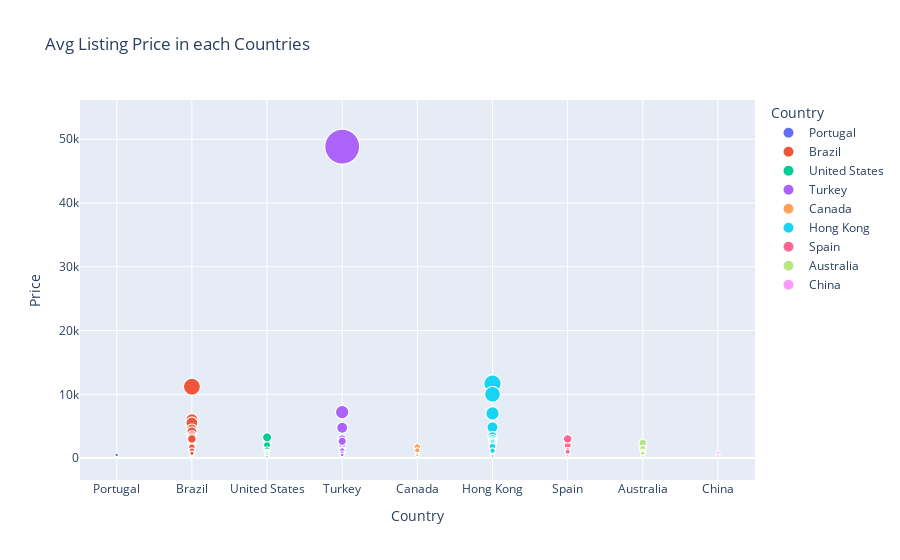

Notebook code cell kept with this figure:
### Code cell
fig = px.scatter(data_frame=df,
           x='Country',y='Price',
           color='Country',
           size='Price',
           opacity=1,
           size_max=35,
           title='Avg Listing Price in each Countries')
fig.show()

### Figure 1 — Plotly figure (JSON) as saved in the notebook; plotly's stock layout.template omitted (floating-point values rounded to 4 significant figures; data arrays with more than 128 entries replaced by an {"elided": "..."} marker saying what was removed)
{"data": [{"hovertemplate": "Country=%{x}<br>Price=%{marker.size}<extra></extra>", "legendgroup": "Portugal", "marker": {"color": "#636efa", "opacity": 1, "size": {"elided": "550 int values"}, "sizemode": "area", "sizeref": 39.87, "symbol": "circle"}, "mode": "markers", "name": "Portugal", "showlegend": true, "type": "scattergl", "x": {"elided": "550 str values"}, "xaxis": "x", "y": {"elided": "550 int values"}, "yaxis": "y"}, {"hovertemplate": "Country=%{x}<br>Price=%{marker.size}<extra></extra>", "legendgroup": "Brazil", "marker": {"color": "#EF553B", "opacity": 1, "size": {"elided": "605 int values"}, "sizemode": "area", "sizeref": 39.87, "symbol": "circle"}, "mode": "markers", "name": "Brazil", "showlegend": true, "type": "scattergl", "x": {"elided": "605 str values"}, "xaxis": "x", "y": {"elided": "605 int values"}, "yaxis": "y"}, {"hovertemplate": "Country=%{x}<br>Price=%{marker.size}<extra></extra>", "legendgroup": "United States", "marker": {"color": "#00cc96", "opacity": 1, "size": {"elided": "1220 int values"}, "sizemode": "area", "sizeref": 39.87, "symbol": "circle"}, "mode": "markers", "name": "United States", "showlegend": true, "type": "scattergl", "x": {"elided": "1220 str values"}, "xaxis": "x", "y": {"elided": "1220 int values"}, "yaxis": "y"}, {"hovertemplate": "Country=%{x}<br>Price=%{marker.size}<extra></extra>", "legendgroup": "Turkey", "marker": {"color": "#ab63fa", "opacity": 1, "size": {"elided": "650 int values"}, "sizemode": "area", "sizeref": 39.87, "symbol": "circle"}, "mode": "markers", "name": "Turkey", "showlegend": true, "type": "scattergl", "x": {"elided": "650 str values"}, "xaxis": "x", "y": {"elided": "650 int values"}, "yaxis": "y"}, {"hovertemplate": "Country=%{x}<br>Price=%{marker.size}<extra></extra>", "legendgroup": "Canada", "marker": {"color": "#FFA15A", "opacity": 1, "size": {"elided": "646 int values"}, "sizemode": "area", "sizeref": 39.87, "symbol": "circle"}, "mode": "markers", "name": "Canada", "showlegend": true, "type": "scattergl", "x": {"elided": "646 str values"}, "xaxis": "x", "y": {"elided": "646 int values"}, "yaxis": "y"}, {"hovertemplate": "Country=%{x}<br>Price=%{marker.size}<extra></extra>", "legendgroup": "Hong Kong", "marker": {"color": "#19d3f3", "opacity": 1, "size": {"elided": "598 int values"}, "sizemode": "area", "sizeref": 39.87, "symbol": "circle"}, "mode": "markers", "name": "Hong Kong", "showlegend": true, "type": "scattergl", "x": {"elided": "598 str values"}, "xaxis": "x", "y": {"elided": "598 int values"}, "yaxis": "y"}, {"hovertemplate": "Country=%{x}<br>Price=%{marker.size}<extra></extra>", "legendgroup": "Spain", "marker": {"color": "#FF6692", "opacity": 1, "size": {"elided": "631 int values"}, "sizemode": "area", "sizeref": 39.87, "symbol": "circle"}, "mode": "markers", "name": "Spain", "showlegend": true, "type": "scattergl", "x": {"elided": "631 str values"}, "xaxis": "x", "y": {"elided": "631 int values"}, "yaxis": "y"}, {"hovertemplate": "Country=%{x}<br>Price=%{marker.size}<extra></extra>", "legendgroup": "Australia", "marker": {"color": "#B6E880", "opacity": 1, "size": {"elided": "610 int values"}, "sizemode": "area", "sizeref": 39.87, "symbol": "circle"}, "mode": "markers", "name": "Australia", "showlegend": true, "type": "scattergl", "x": {"elided": "610 str values"}, "xaxis": "x", "y": {"elided": "610 int values"}, "yaxis": "y"}, {"hovertemplate": "Country=%{x}<br>Price=%{marker.size}<extra></extra>", "legendgroup": "China", "marker": {"color": "#FF97FF", "opacity": 1, "size": [86, 243, 385, 526, 369, 361, 620, 447, 408, 393, 534, 393, 699, 440, 416, 385, 251, 432, 314], "sizemode": "area", "sizeref": 39.87, "symbol": "circle"}, "mode": "markers", "name": "China", "showlegend": true, "type": "scattergl", "x": ["China", "China", "China", "China", "China", "China", "China", "China", "China", "China", "China", "China", "China", "China", "China", "China", "China", "China", "China"], "xaxis": "x", "y": [86, 243, 385, 526, 369, 361, 620, 447, 408, 393, 534, 393, 699, 440, 416, 385, 251, 432, 314], "yaxis": "y"}], "layout": {"legend": {"itemsizing": "constant", "title": {"text": "Country"}, "tracegroupgap": 0}, "title": {"text": "Avg Listing Price in each Countries"}, "xaxis": {"anchor": "y", "categoryarray": ["Portugal", "Brazil", "United States", "Turkey", "Canada", "Hong Kong", "Spain", "Australia", "China"], "categoryorder": "array", "domain": [0, 1], "title": {"text": "Country"}}, "yaxis": {"anchor": "x", "domain": [0, 1], "title": {"text": "Price"}}}}
